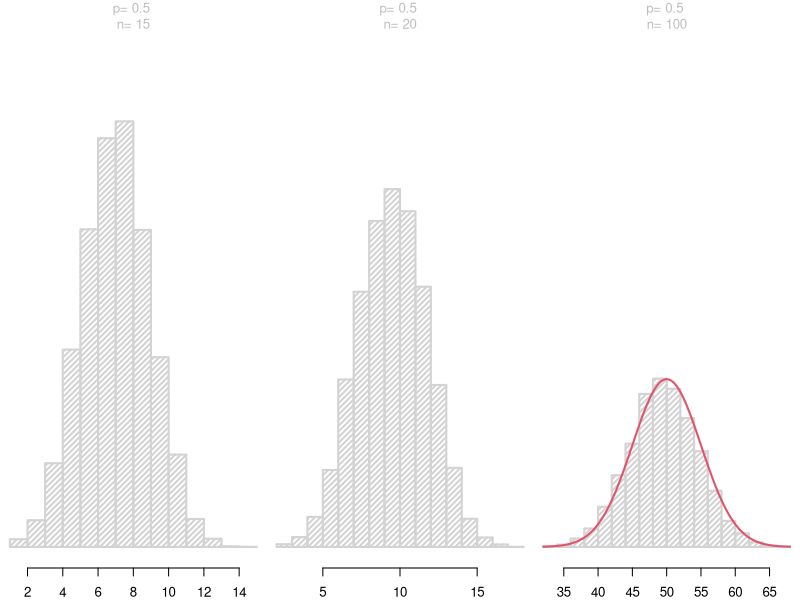
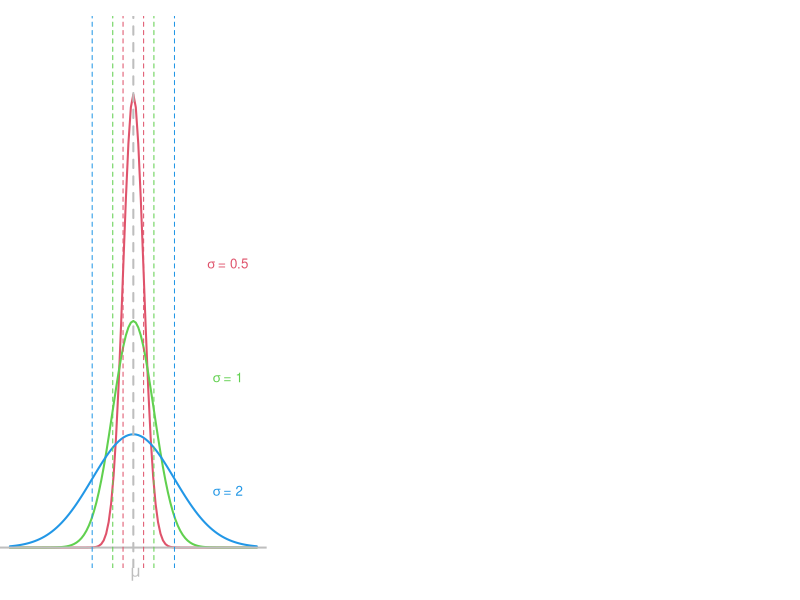
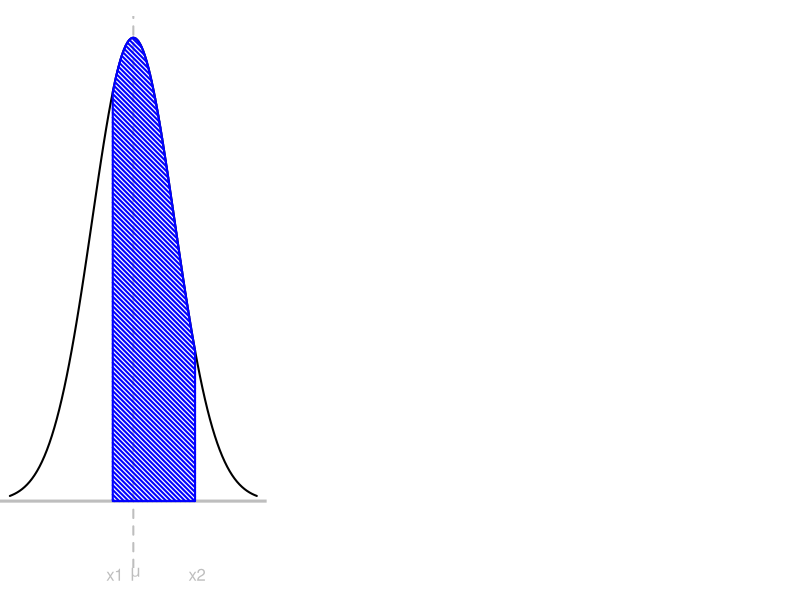
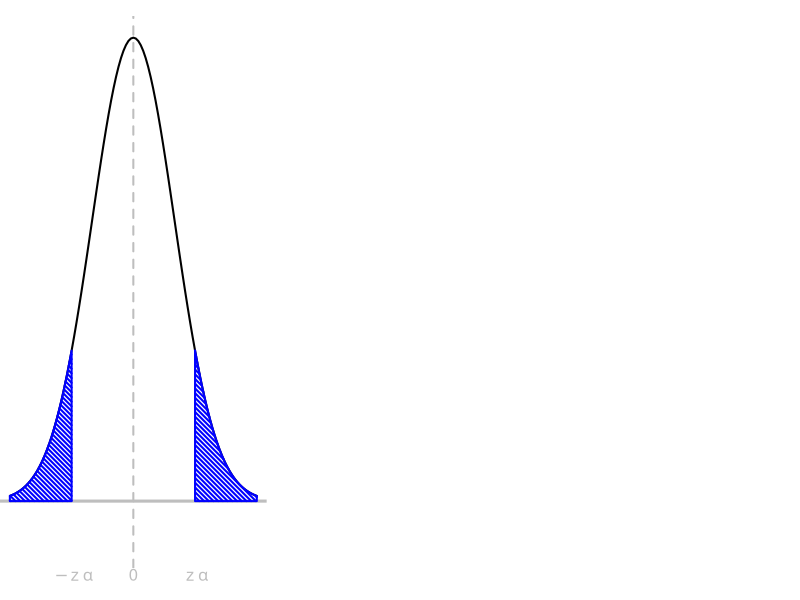

Reproduce these figures in R, in order. (Note: this script raises an error after producing the figures.)
## ---- chunk 1
N <- c(15, 20, 100)
p <- 0.5

par(mfrow =c(1, length(N)), 
    oma = c(0,0,0,0),
    mar = c(2,0,0,0),
    col ="gray", lwd=2, cex = 0.8)
for (n in N){
  x <- rbinom(10000, n, p)
  hist(x, freq=FALSE, ylim=c(0,0.25), density = 25,
       yaxt = "n",
       xlab = "", ylab = "",
       main = "")
  mtext(paste("p=", p, "\nn=", n), side = 3, line =-2, cex=0.8)
}
  m <- n*p
  s <- sqrt(n*p*(1-p) )
  z <- seq(-10,20, 1000)
  curve(dnorm(x, m, s), add=TRUE, col=2)
## ---- chunk 2

par(oma = c(0,0,0,0),
    mar = c(2,0,1,0))

x <- seq(-6, 6, by = 0.05)
plot(NULL, type = "n", bty = "n", yaxt = "n",
     xlab = "", ylab = "", axes = FALSE,
     xlim = c(min(x),max(x)), 
     ylim = c(0,0.9))
mu <- 0
sigma <- c(0.5, 1, 2)
i <- 1
for (s in sigma){
  curve(dnorm(x, mu, s), add = TRUE, 
        col = i+1, lwd = 2)
  i <- i+1
}
abline(v = 0, lty="dashed", lwd=2)
abline(h = 0, lwd=2)
abline(v = c(-0.5, 0.5), lty="dashed", col = 2, lwd=1)
abline(v = c(-1, 1), lty="dashed", col = 3, lwd=1)
abline(v = c(-2, 2), lty="dashed", col = 4, lwd=1)

text(4.5, 0.5, expression(~ sigma ~ "= 0.5"), cex=1, col = 2)
text(4.5, 0.3, expression(~ sigma ~ "= 1"),   cex=1, col = 3)
text(4.5, 0.1, expression(~ sigma ~ "= 2"),   cex=1, col = 4)
mtext(expression(~ mu), at = mu, side = 1, line=0, cex = 1)
## ---- chunk 3
mu <- 0
sd <- 2

par(oma = c(0,0,0,0),
    mar = c(2,0,1,0))

x <- seq(-6, 6, by = 0.05)
x1 <- -1
x2 <- 3

plot(NULL, type = "n", bty = "n", yaxt = "n",
     xlab = "", ylab = "", axes = FALSE,
     xlim = c(min(x),max(x)), 
     ylim = c(-0.02,0.2))

curve(dnorm(x, mu, sd), add = TRUE, 
        col = 1, lwd = 2)
abline(h=0, lwd=3)
abline(v=0, lty="dashed")

i <- x >= x1 & x <= x2
hx <- dnorm(x, mu, sd)
polygon(c(x1, x[i], x2), c(0, hx[i], 0), 
        density = 30, angle = 135,
        col = "blue") 
# text(x1, -0.015, expression(~ x1 ),  cex=1, col = 1)
# text(x2, -0.015, expression(~ x2 ),  cex=1, col = 1)
# text(mu, -0.02, expression(~ mu ),  cex=1, col = 1)

mtext(expression(~ x1), at = x1, side = 1, line = 0 )
mtext(expression(~ x2), at = x2, side = 1, line = 0 )
mtext(expression(~ mu ), at = mu, side = 1, line = 0 )
## ---- chunk 4
mu <- 0
sd <- 2

par(oma = c(0,0,0,0), 
    mar = c(2,0,1,0))

x <- seq(-6, 6, by = 0.05)
x1 <- -3
x2 <- 3

plot(NULL, type = "n", bty = "n", yaxt = "n",
     xlab = "", ylab = "", axes = FALSE,
     xlim = c(min(x),max(x)), 
     ylim = c(-0.02,0.2))

curve(dnorm(x, mu, sd), add = TRUE, 
        col = 1, lwd = 2)
abline(h=0, lwd=3)
abline(v=0, lty="dashed")

i <- x <= x1 
j <- x >= x2
hx <- dnorm(x, mu, sd)
polygon(c(min(x), x[i], x1), c(0, hx[i], 0), 
        density = 30, angle = 135,
        col = "blue") 
polygon(c(x2, x[j], max(x)), c(0, hx[j], 0), 
        density = 30, angle = 135,
        col = "blue") 
# text(x1, -0.02, expression(~ -z ~alpha),  cex=1, col = 1, pos=1)
# text(x2, -0.02, expression(~ z ~alpha),  cex=1, col = 1)
# text(mu, -0.02, 0,  cex=1, col = 1)

mtext(expression(~ -z ~alpha), at = x1, side = 1, line = 0 )
mtext(expression(~  z ~alpha), at = x2, side = 1, line = 0 )
mtext(mu, at = 0, side = 1, line = 0 )
## ---- chunk 5
knitr::include_graphics("img/distr-normal-a.png")
## ---- chunk 6
knitr::include_graphics("img/distr-normal-b.png")
## ---- chunk 7
knitr::include_graphics("img/distr-normal-c.png")
## ---- chunk 8
knitr::include_graphics("img/distr-normal-d.png")
## ---- chunk 9
knitr::include_graphics("img/distr-normal-regra-empirica.png")
## ---- chunk 10
knitr::include_graphics("img/distr-normal-regra-empirica-tabela.png")
## ---- chunk 11
n <- 50
p <- 0.5

par(mfrow=c(1,1),
    oma = c(0,0,0,0),
    mar = c(2,0,1,0),
    #font = 2,font.axis = 2, font.label=2, 
    col ="gray", lwd=2)

  x <- rbinom(10000, n, p)
  
  hist(x, freq=FALSE, ylim=c(0, 0.12), density = 15, cex = 1,
       yaxt = "n", axes = FALSE,
       xlab = "", ylab = "",
       main = "")
  axis(1, at = seq(15, 35, by = 2), labels = FALSE)
  axis(1, at = c(21, 29), labels = c("i", "j"), 
       cex.axis=1, font.axis = 4, family = "serif")
  segments(21, 0, 21, dbinom(21, n, p), col = "red", lty="dashed" )
  segments(29, 0, 29, dbinom(29, n, p), col = "red", lty="dashed" )
  
  text(29, 0.10, expression(~ f(x)), 
       cex = 1, col = 2, font = 4, family = "serif")

  m <- n*p
  s <- sqrt(n*p*(1-p) )
  z <- seq(-10,20, 1000)
  curve(dnorm(x, m, s), add=TRUE, col=2)
## ---- chunk 12
par(mfrow=c(1,1),
    oma = c(0,0,0,0),
    mar = c(2,0,1,0))

  n <- 200
  p <- 0.98
  x <- rbinom(10000, n, p)

  h <- hist(x, plot=FALSE)
  cuts <- cut(h$breaks, c(0, 196, Inf))
  plot(h, freq=FALSE,
       xlim=c(185, 207),
       ylim=c(0, 0.22),
       #breaks = 185:205,
       yaxt = "n",
       main = "", xlab = "", ylab = "",
       cex.axis = 0.8,
       col=c("gray", 4)[cuts])

  m <- n*p
  s <- sqrt(n*p*(1-p) )
  curve(dnorm(x, m, s), add=TRUE, col=2, lwd=2)
  abline(v = 197, lty = "dashed", col =4, lwd = 2)
## ---- chunk 13
par(mfrow=c(1,1),
    oma = c(0,0,0,0),
    mar = c(2,0,1,0))

  n <- 200
  p <- 0.98
  x <- rbinom(10000, n, 1-p)
  y <- rpois(10000, lambda = n*(1-p))
  
  h1 <- hist(x, plot = FALSE)
  h2 <- hist(y, plot = FALSE)
  cuts <- cut(h1$breaks, c(-Inf, 1, Inf))
  plot(h1, freq=FALSE,
       xlim=range(c(h1$breaks,h2$breaks)),
       ylim=c(0, 0.22),
       yaxt = "n",
       main = "", xlab = "", ylab = "",
       cex.axis = 0.8,
       col=c( 4, "gray")[cuts])
  plot(h2, freq=FALSE, add = TRUE, density = 25, col = "red")

  abline(v = 2, lty = "dashed", col = 4, lwd = 2)
  
  leg.txt <- c("Binomial", "Poisson")
  legend(5, 0.2, leg.txt, 
         pch = 19, col = c("gray", "red"), 
         bty="n", cex = 1)
## ---- chunk 14
Nsim <- 1000 # no. de voos simulados
Nrep <- 100  # no. de replicações
simula_voo <- matrix(rbinom(Nsim*Nrep, size = 200, prob = 0.98),
                     ncol = Nrep)

overbook <- simula_voo > 197
frel_overbook <- colMeans(overbook)

par(mfrow=c(1,1),
    #oma = c(1,1,1,1),
    mar = c(4,0,1,0))
h <- hist(frel_overbook, plot = FALSE)
plot(h, freq=FALSE, density = 35,
     xlim=c(0.18, 0.3),
     yaxt = "n",
     main = "freq. relativa de 'overbooking'", 
     xlab = "", ylab = "",
     cex.axis = 0.8,
     cex.main = 0.8,
     col="gray")
abline(v = mean(frel_overbook), col = 2, lty = "dashed", lwd = 2)
mtext(paste("P.est [X > 197] =", round(mean(frel_overbook), digits=3)), 
      side = 1, line = 3, col = 2, cex = 1)
## ---- chunk 15
# carrega dados
consumo <- scan("data/CONSUMO.txt")

# produz resumo numérico dos dados
summary(consumo)
## ---- chunk 16
consumo <- scan("data/CONSUMO.txt")
par(mfrow=c(1,1),
    #oma = c(1,2,1,1),
    mar = c(4,3,1,0))
hist(consumo, freq = FALSE, 
     main = "", 
     ylab = "Freq. Relativa",
     xlab = "km/l", 
     cex.axis = 0.8,
     cex.lab = 0.8)

  m <- mean(consumo)
  s <- sd(consumo)
  curve(dnorm(x, m, s), add=TRUE, col="red", lwd=2)
## ---- chunk 17
# calcula amplitude interquartis
IQR <- diff(quantile(consumo, probs = c(0.25, 0.75))) 
# razão entre amplitude interquartis e desvio-padrão amostral
IQR/sd(consumo)
## ---- chunk 18
par(mfrow=c(1,1),
    #oma = c(1,2,1,1),
    mar = c(4,4.5,1,0))
qqnorm(consumo, main = "", 
       cex.lab = 2,
       cex.axis = 2,
       pch = 19)
qqline(consumo, col = "red")
